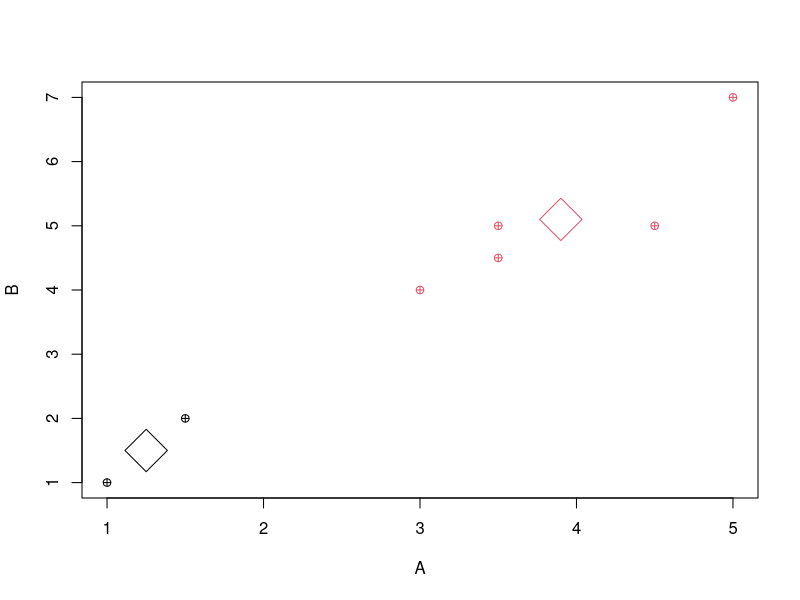
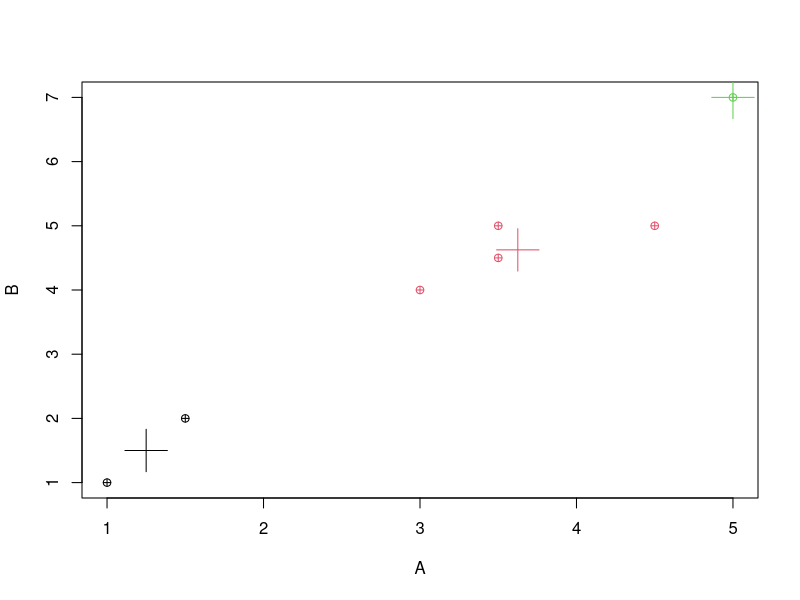

These charts were generated, in order, by the following R code:
#Clustering - Simple dataset - Marks in 2 subjects


A=c(1,1.5,3,5,3.5,4.5,3.5)
B=c(1,2,4,7,5,5,4.5)
marks=data.frame(A,B)
marks
?kmeans

# 2 Point cluster
(c1 = kmeans(marks, 2))  # 2 means set 2 cluster

cbind(marks, c1$cluster)
plot(marks, pch=10,col = c1$cluster) # col = c1$cluster means the 2 clusters will have 2 diff colors
c1$centers  # Centroid coordinates of the Data set
points(c1$centers, col = 1:2, pch = 5, cex = 4)

c1$iter # Gives the No. of Iteration

# 3 point cluster
(c1 = kmeans(marks, 3))  # 3 means set 3 cluster

cbind(marks, c1$cluster)
plot(marks, pch=10,col = c1$cluster) # col = c1$cluster means the 3 clusters will have 3 diff colors
c1$centers  # Centroid coordinates of the Data set
points(c1$centers, col = 1:3, pch = 3, cex = 4)

c1$iter # Gives the No. of Iteration


# Next Task Below..
#C1- 1, 2 : (1.3, 1.5)
#C2- 3, 4, 5, 6, 7  : (3.9, 5.1)
#
#Specify Coordinates for Centers
mcenters = marks[c(1,5),]  #  specifying the coordinate of cluster point
mcenters
(c2a <- kmeans(marks, centers=mcenters))
c2a
cbind(marks, c2a$cluster)
matrix(c(1,1,5,7), ncol=2)
?matrix
(c2b <- kmeans(marks, centers=matrix(c(1,1,5,7), ncol=2)))

c2a
cbind(marks,c2a$cluster)
c2a$centers
aggregate(marks,by=list(c2a$cluster),FUN=mean)
c2a
c2a$iter

library(dplyr)
marks %>% group_by(c2a$cluster) %>% summarise_all(funs(sum, mean, median, n()))
marks  # This helps creating segregated information such that for the 1st cluster find the Sum, Mean, Median, Max, No. and similarly do for the 2nd cluster, and that too cluster Wise.

# go to ClusterR v01.R to see when there are 13 no. of columns other than 2 columns as we have here as A, B
###Done till this

# Distances
x1=marks[1,]; x2=marks[2,]
x1;x2
sqrt(sum((x1-x2)^2))
sqrt(1.25)
dist(rbind(x1,x2))
euc.dist <- function(x1, x2) sqrt(sum((x1 - x2) ^ 2))
for (i in 1:7)
  print(paste(i, round(euc.dist(marks[i,], marks[1,]),2),sep='-'))

ref1 = marks[1,]; ref1
ref2 = marks[4,]; ref2

(d1= apply(marks,1,function(x)sqrt(sum((x-ref1)^2))))
(d2= apply(marks,1,function(x)sqrt(sum((x-ref2)^2))))
df=cbind(marks, d1,d2)
df

apply(df, 1, function(x) max(which(x == min(x, na.rm = TRUE))))
df
apply(df[,c(3,4)],1, min)
df3 <-transform(df, mind1d2=apply(df[,c(3,4)],1, min, na.rm = TRUE))
df3